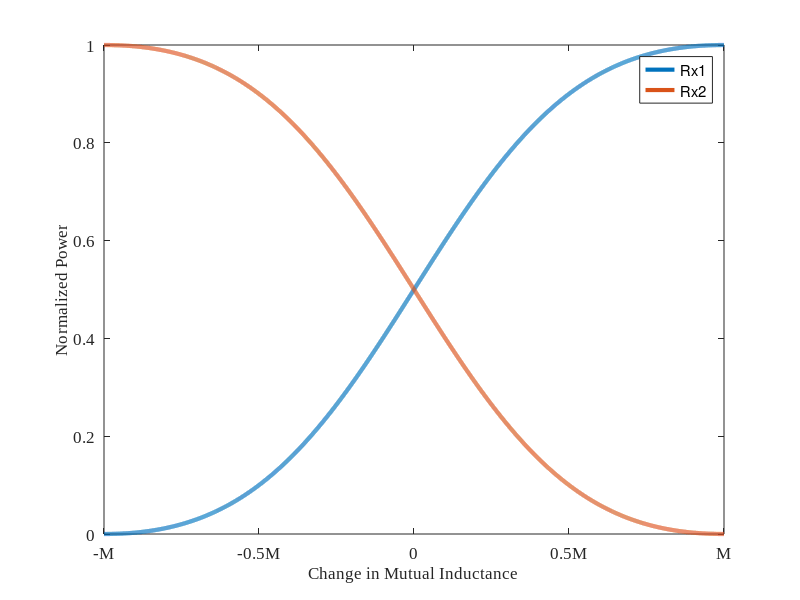
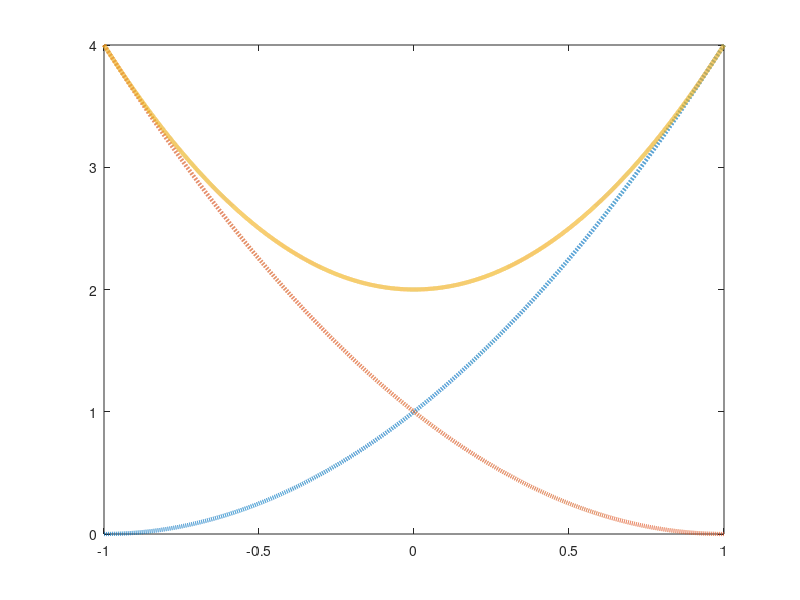
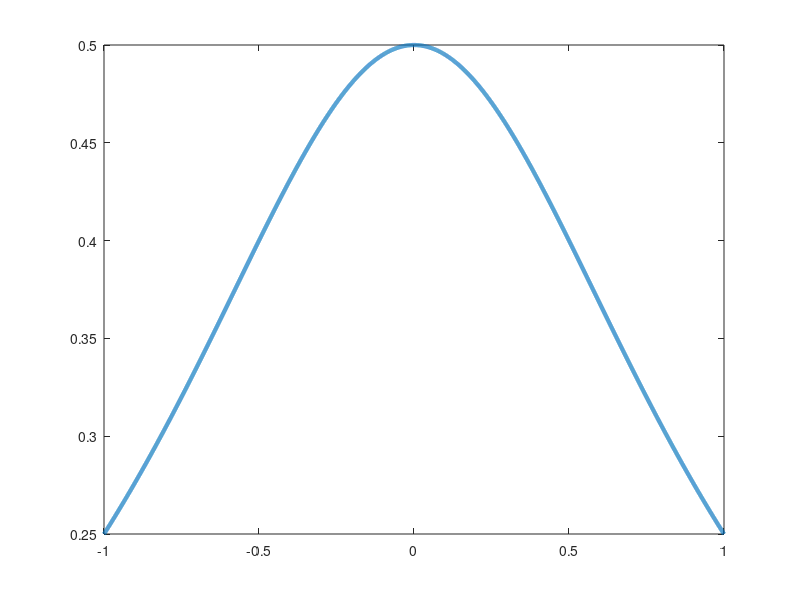
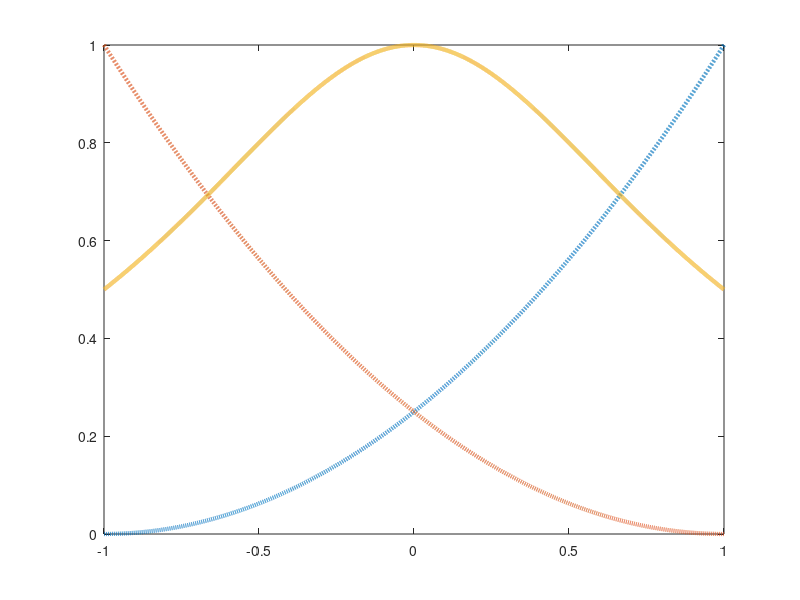

MATLAB code for these plots, in order:
%% Series 
M=1;
DeltaM=linspace(-1,1,10000);

P1=M^2 +2*M*DeltaM+DeltaM.^2;
P2=M^2 -2*M*DeltaM+DeltaM.^2;
%%
figure();
plot(DeltaM,P1./(P1+P2),'LineWidth',3);
hold on;
plot(DeltaM,P2./(P1+P2),'LineWidth',3);

set(gca,'FontName','Times New Roman','FontSize',12,'XTick',...
     -1:0.5:1,'XTickLabel',...
    {'-M','-0.5M','0','0.5M','M'});
legend('Rx1','Rx2')

ylabel('Normalized Power','FontSize',12);
xlabel('Change in Mutual Inductance','FontSize',12);


%%
figure();
plot(DeltaM,P1,'--','LineWidth',3);
hold on;
plot(DeltaM,P2,'--','LineWidth',3);
hold on;
plot(DeltaM,P1+P2,'LineWidth',3);
hold on;





%%
figure();
plot(DeltaM,1./(P1+P2),'LineWidth',3);
hold on;
%%
figure();
plot(DeltaM,P1/max(P1),'--','LineWidth',3);
hold on;
plot(DeltaM,P2/max(P2),'--','LineWidth',3);
hold on;
plot(DeltaM,(1./(P1+P2))*2,'LineWidth',3);
hold on;
%%

figure();
plot(DeltaM,P1/max(P1),'--','LineWidth',3);
hold on;
plot(DeltaM,P2/max(P2),'--','LineWidth',3);
hold on;
plot(DeltaM,(1./(P1+P2))*2,'LineWidth',3);
hold on;

set(gca,'FontName','Times New Roman','FontSize',12,'XTick',...
     -1:0.5:1,'XTickLabel',...
    {'-M','-0.5M','0','0.5M','M'});
legend('Rx1 Impedance','Rx2 Impedance','Reflected Impedance')

ylabel('Normalized Impedance','FontSize',12);
xlabel('Change in Mutual Inductance','FontSize',12);

%%

figure();
plot(DeltaM,(P1+P2)/max(P1+P2),'LineWidth',3);
hold on;

set(gca,'FontName','Times New Roman','FontSize',12,'XTick',...
     -1:0.5:1,'XTickLabel',...
    {'-M','-0.5M','0','0.5M','M'});
% legend('Rx1 Impedance','Rx2 Impedance','Reflected Impedance')

ylabel('Normalized Impedance','FontSize',12);
xlabel('Change in Mutual Inductance','FontSize',12);



